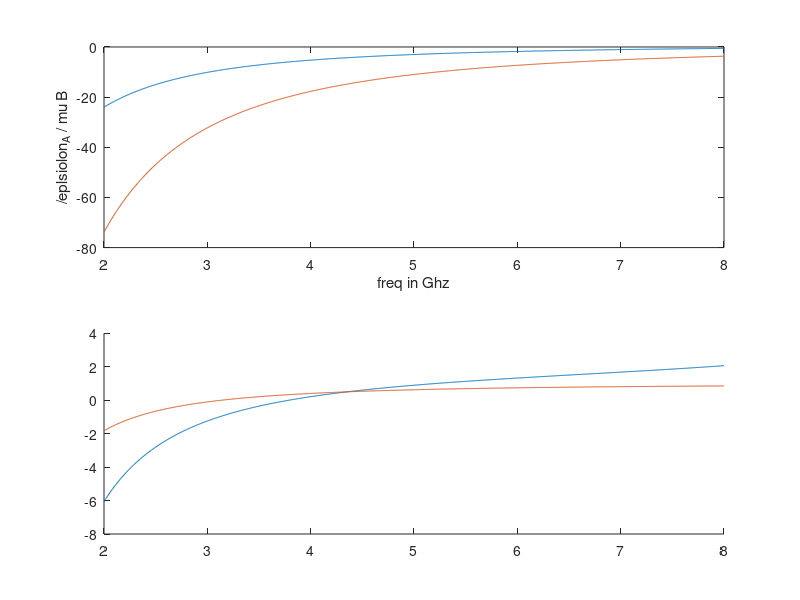

Source code (MATLAB):
clear all;
freq = linspace(2,8,1000);
gamma = 0.2 * 10^(-3);

w = 2*pi.*freq;
uA = 1;
eA = 1 - 62.83^2./(w.^2 - 1i.*2.*pi.*w.*gamma);

eB = 4;
uB = 1 - 108.69^2./(w.^2 - 1i.*2.*pi.*w.*gamma);

e1 = 1 + 25./(0.9^2-freq.^2)+100./(11.5^2 - freq.^2);
u1 = 1+ 9./(0.902^2 - freq.^2);
subplot(2,1,1);
plot(freq,eA,freq,uB);
xlabel('freq in Ghz');
ylabel('/eplsiolon_A / mu_ B');
subplot(2,1,2);
hold on;
plot(freq,e1,freq,u1);